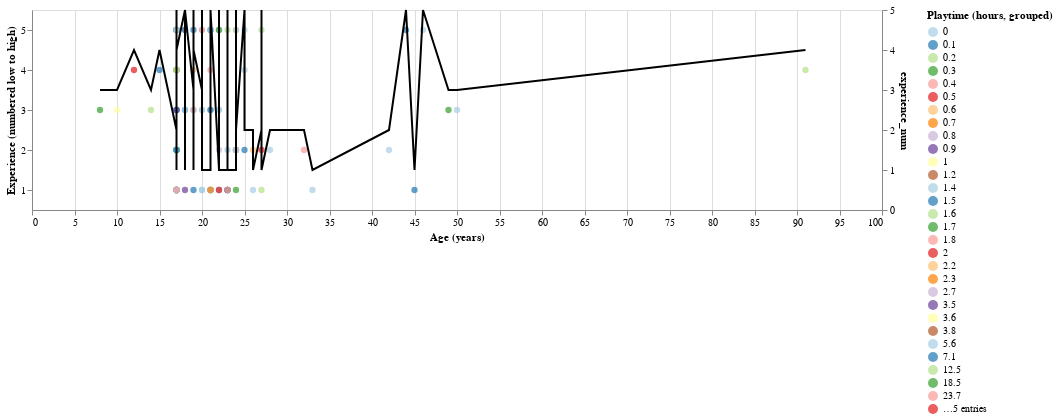

Notebook source saved alongside this figure:
### Code cell
players_preds = training_data.assign(
    predictions = lm.predict(X_train)
)

players_scatter = alt.Chart(players_preds).mark_circle(size=40).encode(
    x=alt.X("age:Q").title("Age (years)"),
    y=alt.Y("experience_num:O", 
            title = "Experience (numbered low to high)",
            scale=alt.Scale(reverse=True)
), color=alt.Color("played_hours:N").scale(scheme="paired").title("Playtime (hours, grouped)")
).properties(width=850, height=200)

players_plot2 = players_scatter + alt.Chart(players_preds).mark_line(color="black").encode(
    x="age",
    y="experience_num"
)
players_plot2

### Figure 1 — Vega specification as saved in the notebook (floating-point values rounded to 4 significant figures; data arrays with more than 128 entries replaced by an {"elided": "..."} marker saying what was removed)
{"$schema": "https://vega.github.io/schema/vega/v5.json", "data": [{"name": "source_0", "values": {"elided": "137 records"}}, {"name": "data_0", "values": {"elided": "137 records"}}, {"name": "data_0_color_domain_played_hours", "values": [{"played_hours": 0.1}, {"played_hours": 0.0}, {"played_hours": 0.6}, {"played_hours": 1.8}, {"played_hours": 1.0}, {"played_hours": 0.2}, {"played_hours": 0.8}, {"played_hours": 18.5}, {"played_hours": 0.5}, {"played_hours": 2.7}, {"played_hours": 0.4}, {"played_hours": 2.3}, {"played_hours": 3.5}, {"played_hours": 0.3}, {"played_hours": 1.6}, {"played_hours": 178.2}, {"played_hours": 1.7}, {"played_hours": 1.4}, {"played_hours": 2.0}, {"played_hours": 12.5}, {"played_hours": 0.7}, {"played_hours": 5.6}, {"played_hours": 223.1}, {"played_hours": 2.2}, {"played_hours": 1.2}, {"played_hours": 3.6}, {"played_hours": 0.9}, {"played_hours": 23.7}, {"played_hours": 56.1}, {"played_hours": 53.9}, {"played_hours": 1.5}, {"played_hours": 3.8}, {"played_hours": 32.0}, {"played_hours": 7.1}]}, {"name": "data_0_layer_0_y_domain_experience_num", "values": [{"experience_num": 4}, {"experience_num": 2}, {"experience_num": 5}, {"experience_num": 3}, {"experience_num": 1}]}, {"name": "source_0_layer_1_y_domain_experience_num", "values": [{"min": 1, "max": 5}]}], "marks": [{"type": "symbol", "name": "layer_0_marks", "from": {"data": "data_0"}, "encode": {"update": {"y": {"field": "experience_num", "scale": "layer_0_y"}, "fill": {"field": "played_hours", "scale": "color"}, "size": {"value": 40}, "x": {"field": "age", "scale": "x"}, "shape": {"value": "circle"}, "opacity": {"value": 0.7}}}, "style": ["circle"]}, {"type": "line", "name": "layer_1_marks", "from": {"data": "source_0"}, "sort": {"field": "x"}, "encode": {"update": {"y": {"field": "experience_num", "scale": "layer_1_y"}, "defined": {"signal": "isValid(datum[\"age\"]) && isFinite(+datum[\"age\"]) && isValid(datum[\"experience_num\"]) && isFinite(+datum[\"experience_num\"])"}, "x": {"field": "age", "scale": "x"}, "stroke": {"value": "black"}}}, "style": ["line"]}], "scales": [{"name": "x", "type": "linear", "domain": {"fields": [{"data": "data_0", "field": "age"}, {"data": "source_0", "field": "age"}]}, "range": [0, {"signal": "width"}], "zero": true, "nice": true}, {"name": "color", "type": "ordinal", "domain": {"data": "data_0_color_domain_played_hours", "field": "played_hours", "sort": true}, "range": {"scheme": "paired"}}, {"name": "layer_0_y", "type": "point", "domain": {"data": "data_0_layer_0_y_domain_experience_num", "field": "experience_num", "sort": true}, "range": [0, {"signal": "height"}], "reverse": true, "padding": 0.5}, {"name": "layer_1_y", "type": "linear", "domain": [{"signal": "(data(\"source_0_layer_1_y_domain_experience_num\")[0] || {}).min"}, {"signal": "(data(\"source_0_layer_1_y_domain_experience_num\")[0] || {}).max"}], "range": [{"signal": "height"}, 0], "nice": true, "zero": true}], "axes": [{"scale": "x", "aria": false, "maxExtent": 0, "gridScale": "layer_0_y", "ticks": false, "orient": "bottom", "tickCount": {"signal": "ceil(width/40)"}, "labels": false, "zindex": 0, "minExtent": 0, "domain": false, "grid": true}, {"scale": "x", "tickCount": {"signal": "ceil(width/40)"}, "orient": "bottom", "labelFlush": true, "zindex": 0, "title": "Age (years)", "grid": false, "labelOverlap": true}, {"scale": "layer_0_y", "grid": false, "title": "Experience (numbered low to high)", "orient": "left", "zindex": 0}, {"scale": "layer_1_y", "labelOverlap": true, "title": "experience_num", "orient": "right", "tickCount": {"signal": "ceil(height/40)"}, "zindex": 0, "grid": false}], "height": 200, "style": "cell", "legends": [{"title": "Playtime (hours, grouped)", "fill": "color", "symbolType": "circle", "encode": {"symbols": {"update": {"opacity": {"value": 0.7}}}}}], "background": "white", "padding": 5, "width": 850}
